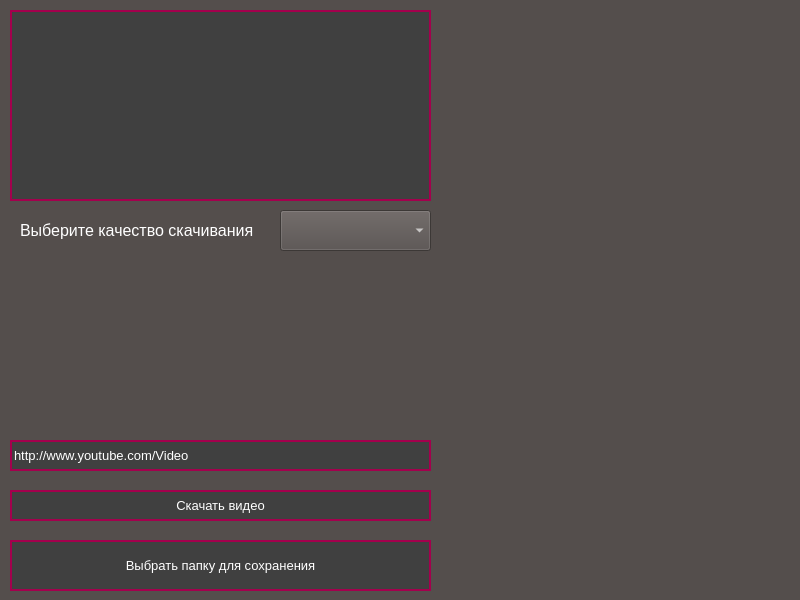
<?xml version="1.0" encoding="UTF-8"?>
<ui version="4.0">
 <class>Downloader</class>
 <widget class="QMainWindow" name="Downloader">
  <property name="geometry">
   <rect>
    <x>0</x>
    <y>0</y>
    <width>800</width>
    <height>600</height>
   </rect>
  </property>
  <property name="windowTitle">
   <string>MainWindow</string>
  </property>
  <property name="autoFillBackground">
   <bool>false</bool>
  </property>
  <property name="styleSheet">
   <string notr="true">QMainWindow{
	background-color: rgb(64, 64, 64);
	color: white;	
}
</string>
  </property>
  <widget class="QWidget" name="centralwidget">
   <property name="sizePolicy">
    <sizepolicy hsizetype="Preferred" vsizetype="Preferred">
     <horstretch>0</horstretch>
     <verstretch>0</verstretch>
    </sizepolicy>
   </property>
   <property name="font">
    <font>
     <pointsize>8</pointsize>
    </font>
   </property>
   <property name="autoFillBackground">
    <bool>false</bool>
   </property>
   <property name="styleSheet">
    <string notr="true">QWidget{
	background-color: rgb(84, 78, 76);
	color: white;	
}</string>
   </property>
   <widget class="QPlainTextEdit" name="plainTextEdit">
    <property name="geometry">
     <rect>
      <x>10</x>
      <y>10</y>
      <width>421</width>
      <height>191</height>
     </rect>
    </property>
    <property name="styleSheet">
     <string notr="true">QPlainTextEdit{
	border: 2px solid #A4004D;
	background-color: rgb(64, 64, 64);
	color: white;	
}</string>
    </property>
   </widget>
   <widget class="QLineEdit" name="lineEdit">
    <property name="geometry">
     <rect>
      <x>10</x>
      <y>440</y>
      <width>421</width>
      <height>31</height>
     </rect>
    </property>
    <property name="font">
     <font>
      <pointsize>10</pointsize>
     </font>
    </property>
    <property name="styleSheet">
     <string notr="true">QLineEdit{
	border: 2px solid #A4004D;
	background-color: rgb(64, 64, 64);
	color: white;
}

</string>
    </property>
    <property name="text">
     <string>http://www.youtube.com/Video</string>
    </property>
   </widget>
   <widget class="QPushButton" name="pushButton">
    <property name="geometry">
     <rect>
      <x>10</x>
      <y>490</y>
      <width>421</width>
      <height>31</height>
     </rect>
    </property>
    <property name="font">
     <font>
      <pointsize>10</pointsize>
     </font>
    </property>
    <property name="styleSheet">
     <string notr="true">QPushButton{
	border: 2px solid #A4004D;
	background-color: rgb(64, 64, 64);
	color: white;	
}

QPushButton:hover{
	border: 2px solid #A4004D;
	background-color: rgb(68, 68, 68);
	color: white;	
}

QPushButton:pressed{
	border: 2px solid black;
	background-color: #444444;
	color: white;	
}
</string>
    </property>
    <property name="text">
     <string>Скачать видео</string>
    </property>
   </widget>
   <widget class="QPushButton" name="pushButton_2">
    <property name="geometry">
     <rect>
      <x>10</x>
      <y>540</y>
      <width>421</width>
      <height>51</height>
     </rect>
    </property>
    <property name="font">
     <font>
      <pointsize>10</pointsize>
     </font>
    </property>
    <property name="styleSheet">
     <string notr="true">QPushButton{
	border: 2px solid #A4004D;
	background-color: rgb(64, 64, 64);
	color: white;	
}

QPushButton:hover{
	border: 2px solid #A4004D;
	background-color: rgb(68, 68, 68);
	color: white;	
}

QPushButton:pressed{
	border: 2px solid white;
	background-color: #444444;
	color: white;	
}</string>
    </property>
    <property name="text">
     <string>Выбрать папку для сохранения</string>
    </property>
   </widget>
   <widget class="QComboBox" name="comboBox">
    <property name="geometry">
     <rect>
      <x>280</x>
      <y>210</y>
      <width>151</width>
      <height>41</height>
     </rect>
    </property>
   </widget>
   <widget class="QLabel" name="label">
    <property name="geometry">
     <rect>
      <x>20</x>
      <y>210</y>
      <width>241</width>
      <height>41</height>
     </rect>
    </property>
    <property name="font">
     <font>
      <pointsize>12</pointsize>
     </font>
    </property>
    <property name="text">
     <string>Выберите качество скачивания</string>
    </property>
   </widget>
  </widget>
 </widget>
 <resources>
  <include location="image.qrc"/>
 </resources>
 <connections/>
</ui>
